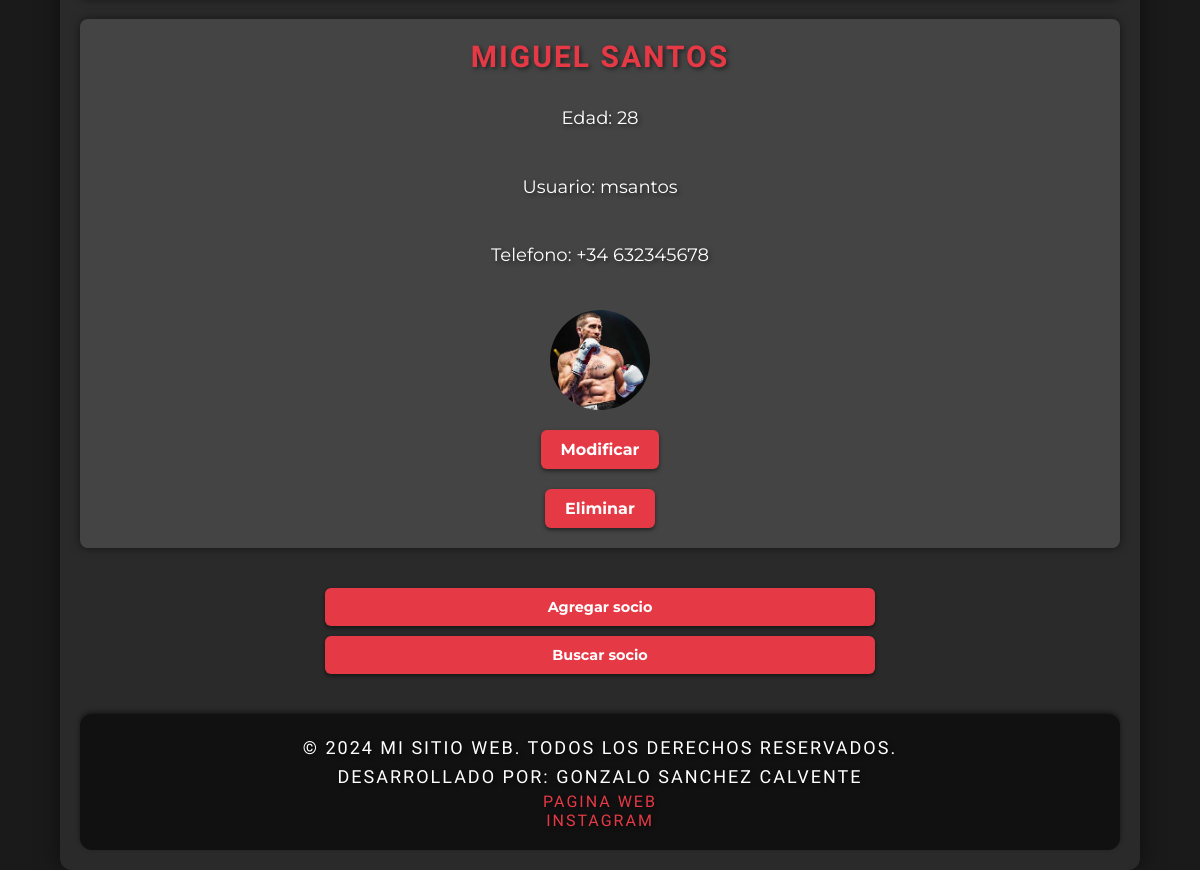
Before: /socios.php (signed in, lower part) with the older database file.
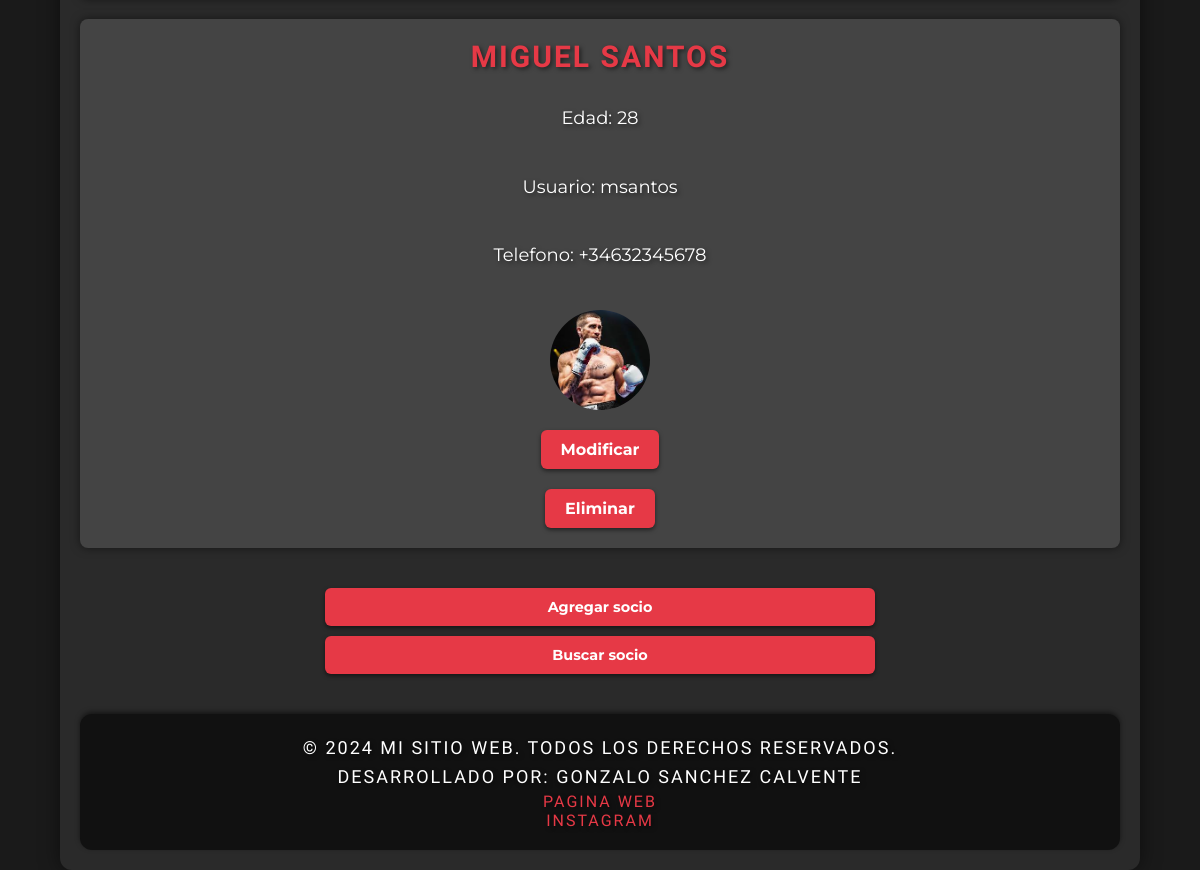
After: the same page with the newer database file.
### tables this page shows
CREATE TABLE socios (
    id_socio INT AUTO_INCREMENT PRIMARY KEY,
    nombre VARCHAR(100) NOT NULL,
    edad INT,
    contraseña VARCHAR(255) NOT NULL,
    usuario VARCHAR(50) UNIQUE NOT NULL,
    telefono VARCHAR(15),
    foto VARCHAR(255)
);

### src/php/mostrarSocios.php (the view, shortened to what this page needs)
<?php
require_once("conexion.php");
$consulta = "SELECT id_socio, nombre, edad, usuario, telefono, foto FROM socios";
$socios = $conexion->query($consulta);
if ($socios->num_rows > 0) {
    while ($socio = $socios->fetch_assoc()) {
        echo "<article class='socio'>";
        echo "<h2>" . $socio["nombre"] . "</h2>";
        echo "<p>Edad: " . $socio["edad"] . "</p>";
        echo "<p>Usuario: " . $socio["usuario"] . "</p>";
        echo "<p>Telefono: " . $socio["telefono"] . "</p>";
        echo "<div class='profile-image'>";
        echo "<img src='./$socio[foto]' alt='$socio[nombre]' width='100' height='100'><br>";
        echo "</div>";
        echo "<a href='./src/forms/formularioModificarSocio.php?id=" . $socio["id_socio"] . "' class='boton'>Modificar </a>";
        echo "<a href='./src/php/eliminarSocio.php?id=" . $socio["id_socio"] . "'class='boton'>Eliminar</a>";
        echo "</article>";
    }
} else {
    echo "<p>No hay socios registrados</p>";
}
?>

Changed rows visible on the page:
changed socios "MIGUEL SANTOS": telefono "+34 632345678" → "+34632345678"
